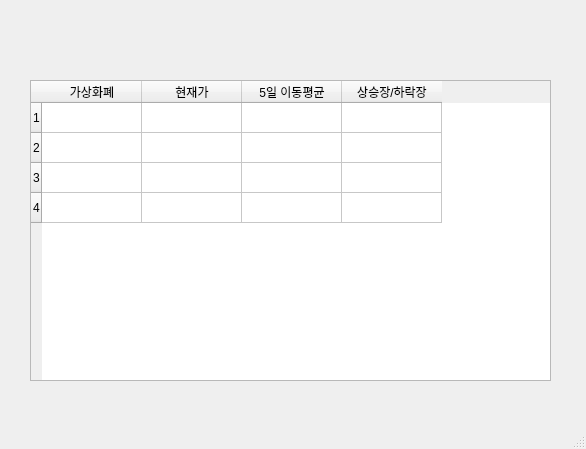
<?xml version="1.0" encoding="UTF-8"?>
<ui version="4.0">
 <class>MainWindow</class>
 <widget class="QMainWindow" name="MainWindow">
  <property name="geometry">
   <rect>
    <x>0</x>
    <y>0</y>
    <width>586</width>
    <height>449</height>
   </rect>
  </property>
  <property name="windowTitle">
   <string>가상화폐 상승장/하락장 알림</string>
  </property>
  <widget class="QWidget" name="centralwidget">
   <widget class="QTableWidget" name="tableWidget">
    <property name="geometry">
     <rect>
      <x>30</x>
      <y>80</y>
      <width>521</width>
      <height>301</height>
     </rect>
    </property>
    <property name="rowCount">
     <number>4</number>
    </property>
    <row/>
    <row/>
    <row/>
    <row/>
    <column>
     <property name="text">
      <string>가상화폐</string>
     </property>
    </column>
    <column>
     <property name="text">
      <string>현재가</string>
     </property>
    </column>
    <column>
     <property name="text">
      <string>5일 이동평균</string>
     </property>
    </column>
    <column>
     <property name="text">
      <string>상승장/하락장</string>
     </property>
    </column>
   </widget>
  </widget>
  <widget class="QMenuBar" name="menubar">
   <property name="geometry">
    <rect>
     <x>0</x>
     <y>0</y>
     <width>586</width>
     <height>26</height>
    </rect>
   </property>
  </widget>
  <widget class="QStatusBar" name="statusbar"/>
 </widget>
 <resources/>
 <connections/>
</ui>
